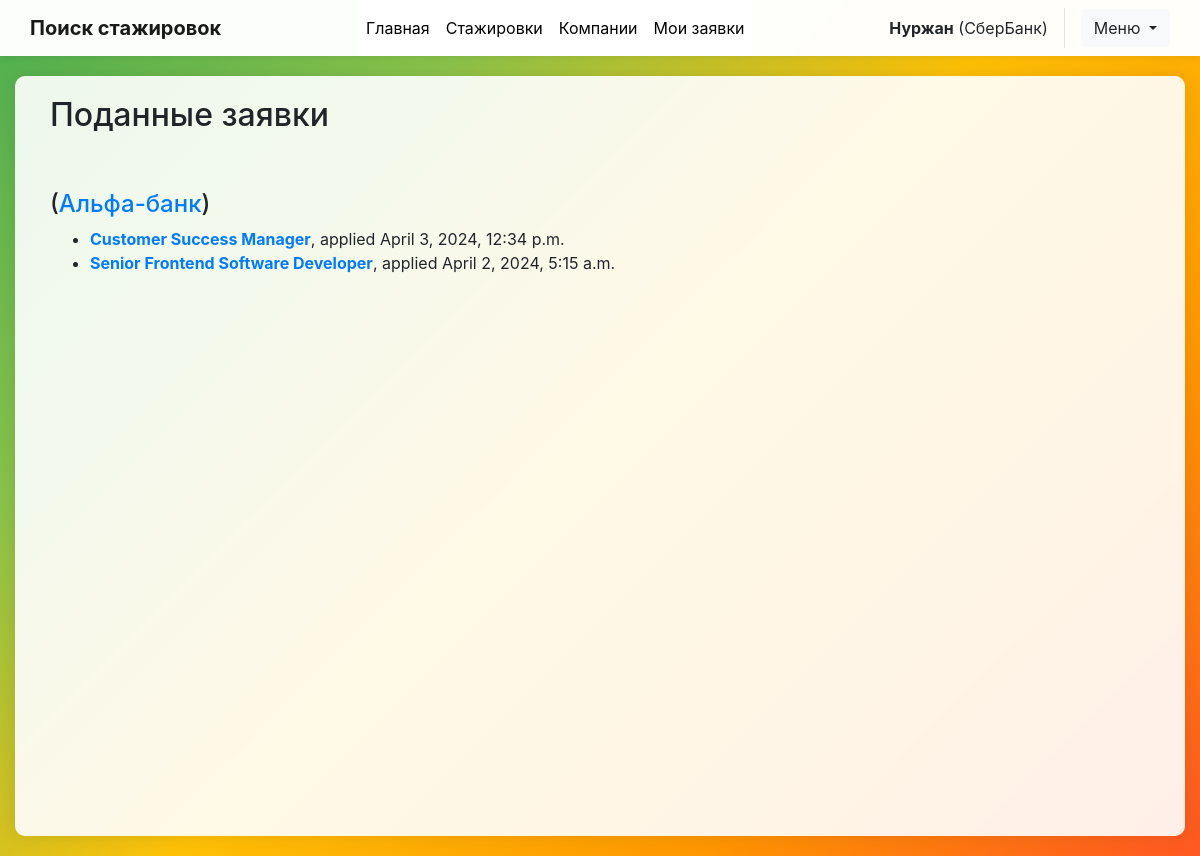
The page /job_applications/my_applications/ (signed in) on the database its author committed.
### core/models.py (models this page shows)
class UserProfile(models.Model):
    user = models.OneToOneField(settings.AUTH_USER_MODEL, on_delete=models.CASCADE, related_name='profile')
    organization = models.ForeignKey('job_catalog.EmployerOrganization', on_delete=models.SET_NULL, null=True, blank=True, related_name='user_profiles')

### job_catalog/models.py (models this page shows, shortened)
class EmployerOrganization(models.Model):
    employer_org_name = models.CharField(max_length = 50)
    employer_org_description_box = models.TextField(
        default = 'Describe your organization, but not a specific role or requirements',
        blank = False
        )
    representative_claim_token = models.CharField(max_length = 16, default = "join")

class JobPosting(models.Model):
    organization = models.ForeignKey(EmployerOrganization, on_delete=models.CASCADE, default = 1)
    title = models.CharField(max_length=100)
    role_overview = models.TextField()
    role_requirements_and_preferences = models.TextField()
    action_steps = models.TextField()
    post_date = models.DateTimeField(auto_now=True)
    expiration_date = models.DateTimeField(default=timezone.now() + timezone.timedelta(days=90))
    is_active = models.BooleanField(default=True)

### job_applications/models.py (models this page shows, shortened)
class JobApplication(models.Model):
    user = models.ForeignKey(settings.AUTH_USER_MODEL, on_delete=models.CASCADE, related_name='job_applications')
    job_posting = models.ForeignKey(JobPosting, on_delete=models.CASCADE, related_name='applications')
    submit_date = models.DateTimeField(auto_now_add=True)
    def resume_upload_path(self, filename):
        return 'applicant_resumes/org_{0}/job_{1}/{2}'.format(
            self.job_posting.organization.id,
            self.job_posting.id,
            filename
        )
    resume = models.FileField(upload_to=resume_upload_path, null=True, blank=True)
    linkedin_url = models.URLField(max_length=250, blank=True)
    portfolio_url = models.URLField(max_length=250, blank=True)
    email_address = models.EmailField(max_length=50)
    phone_number = models.CharField(max_length=20)
    class Meta:
        unique_together = ('user', 'job_posting')

### job_applications/views.py (the view)
# urls.py: path('my_applications/', my_job_applications, name='my_job_applications'),
def my_job_applications(request):
    if not request.user.is_authenticated:
        return redirect(reverse('core:login_start'))
    job_applications = JobApplication.objects.filter(user=request.user).select_related(
        'job_posting__organization').order_by('-submit_date')
    applications_grouped = defaultdict(list)
    for job_app in job_applications:
        applications_grouped[job_app.job_posting.organization].append(job_app)
    context = {
        'applications_grouped': dict(applications_grouped)
    }
    return render(request, 'job_applications/users_job_applications.html', context)

### core/context_processors.py (called while the page is built)
def global_user_groups(request):
    is_job_poster = False
    if request.user.is_authenticated:
        is_job_poster = request.user.groups.filter(name='JobPosters').exists()
    return {
        'is_job_poster': is_job_poster,
    }

### templates/job_applications/users_job_applications.html
{% extends 'base_generic.html' %}
{% block content %}
<div class="container">
    <h2>Поданные заявки</h2>
    {% for org, applications in applications_grouped.items %}
        <br>
        <br>
        <h4>(<a href="{% url 'job_catalog:company_details' company_id=org.id %}">{{ org.employer_org_name }}</a>)</h4>
        <ul>
        {% for application in applications %}
            <li>
                <a href="{% url 'job_catalog:job_details' job_id=application.job_posting.id %}"><strong>{{ application.job_posting.title }}</strong></a>, applied {{ application.submit_date }}
            </li>
        {% endfor %}
        </ul>
    {% empty %}
        <p>You have not applied for any jobs yet.</p>
    {% endfor %}
</div>
{% endblock %}

### templates/base_generic.html (shortened to what this page needs)
<!DOCTYPE html>
<html lang="en">
<head>
    {% load static %}
    <link href="https://stackpath.bootstrapcdn.com/bootstrap/4.5.2/css/bootstrap.min.css" rel="stylesheet">
    <link href="{% static 'css/styles.css' %}" rel="stylesheet">
</head>
<body>
    <nav class="navbar navbar-expand-lg navbar-light top-navbar">
    <div class="container-fluid navbar-container">
        <a class="navbar-brand" href="{% url 'core:home' %}">Поиск стажировок</a>
        <div class="collapse navbar-collapse" id="navbarContent">
            <ul class="navbar-nav mx-auto">
                <li class="nav-item">
                    <a class="nav-link" href="{% url 'core:home' %}">Главная</a>
                </li>
                <li class="nav-item">
                    <a class="nav-link" href="{% url 'job_catalog:all_jobs' %}">Стажировки</a>
                </li>
                <li class="nav-item">
                    <a class="nav-link" href="{% url 'job_catalog:all_companies' %}">Компании</a>
                </li>
                {% if request.user.is_authenticated %}
                    <li class="nav-item">
                        <a class="nav-link" href="{% url 'job_applications:my_job_applications' %}">Мои заявки</a>
                    </li>
                {% endif %}
            </ul>
            <div class="d-flex align-items-center">
                {% if request.user.is_authenticated %}
                    <div class="welcome-message d-none d-md-block">
                        <strong>{{ request.user.username }}</strong>
                        {% if request.user.profile.organization %}
                            ({{ request.user.profile.organization.employer_org_name }})
                        {% endif %}
                    </div>
                    <div class="dropdown">
                        <button class="btn btn-light dropdown-toggle" type="button" id="userMenu" data-toggle="dropdown">
                            Меню
                        </button>
                    </div>
                {% else %}
                    <a href="{% url 'core:login_start' %}" class="btn btn-outline-primary mr-2">Вход</a>
                    <a href="{% url 'core:register' %}" class="btn btn-primary">Регистрация</a>
                {% endif %}
            </div>
        </div>
    </nav>
    <div class="main-content-container">
        <div class="content-wrapper">
            {% block content %}{% endblock content %}
        </div>
    </div>
</body>
</html>

### static/css/styles.css (style rules this page uses)
.nav-item { background-color: #ffffff; display: flex; flex-direction: row; justify-content: center; width: 100%; }

### templates/base_generic.html (style rules this page uses)
.top-navbar { background-color: rgba(255, 255, 255, 0.98) !important; box-shadow: 0 2px 8px rgba(0,0,0,0.08); padding: 0; }
.navbar { max-width: 1200px; width: 100%; margin: 0 auto; padding: 0 15px; }
.navbar-brand { font-weight: 700; font-size: 1.25rem; padding: 0.8rem 0; }
.navbar-nav { display: flex; align-items: center; flex-wrap: nowrap; }
.nav-item { margin: 0; white-space: nowrap; }
.nav-link { padding: 1rem 0.8rem; display: inline-flex; align-items: center; color: #000000 !important; }
.welcome-message { padding: 0.5rem 1rem; margin-right: 1rem; border-right: 1px solid #dee2e6; }
.main-content-container { max-width: 1200px; margin: 20px auto; padding: 0 15px; }
body { background: linear-gradient(135deg, #4CAF50 0%, #8BC34A 25%, #FFC107 50%, #FF9800 75%, #FF5722 100%); background-attachment: fixed; min-height: 100vh; margin: 0; padding: 0; }
.content-wrapper { background-color: rgba(255, 255, 255, 0.9); border-radius: 10px; box-shadow: 0 0 20px rgba(0, 0, 0, 0.1); padding: 20px; margin-top: 20px; min-height: calc(100vh - 40px); }

### rows shown on the page
EmployerOrganization: employer_org_name "Альфа-банк"
JobApplication: job_posting "Customer Success Manager", submit_date "April 3, 2024, 12:34 p.m."
JobApplication: job_posting "Senior Frontend Software Developer", submit_date "April 2, 2024, 5:15 a.m."

### other values the page prints
{{ request.user.username }} "Нуржан"
{{ request.user.profile.organization.employer_org_name }} "СберБанк"
